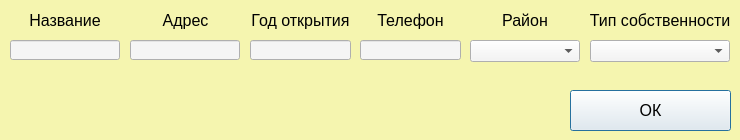
<?xml version="1.0" encoding="UTF-8"?>
<ui version="4.0">
 <class>Dialog</class>
 <widget class="QDialog" name="Dialog">
  <property name="geometry">
   <rect>
    <x>0</x>
    <y>0</y>
    <width>740</width>
    <height>140</height>
   </rect>
  </property>
  <property name="windowTitle">
   <string>Dialog</string>
  </property>
  <property name="styleSheet">
   <string notr="true">background-color: rgb(245, 245, 175)</string>
  </property>
  <widget class="QLineEdit" name="print">
   <property name="geometry">
    <rect>
     <x>10</x>
     <y>40</y>
     <width>110</width>
     <height>20</height>
    </rect>
   </property>
   <property name="styleSheet">
    <string notr="true">font-size: 16px;
font: &quot;Yu Gothic UI Semibold&quot;;
background-color: rgb(245, 245, 245)</string>
   </property>
   <property name="text">
    <string/>
   </property>
  </widget>
  <widget class="QLabel" name="label_3">
   <property name="geometry">
    <rect>
     <x>10</x>
     <y>10</y>
     <width>110</width>
     <height>20</height>
    </rect>
   </property>
   <property name="styleSheet">
    <string notr="true">color: rgb(0, 0, 0);
font-size: 16px;
font: &quot;Arial Black&quot;;</string>
   </property>
   <property name="text">
    <string>Название</string>
   </property>
   <property name="alignment">
    <set>Qt::AlignCenter</set>
   </property>
  </widget>
  <widget class="QLabel" name="label_4">
   <property name="geometry">
    <rect>
     <x>250</x>
     <y>10</y>
     <width>101</width>
     <height>20</height>
    </rect>
   </property>
   <property name="styleSheet">
    <string notr="true">color: rgb(0, 0, 0);
font-size: 16px;
font: &quot;Arial Black&quot;;</string>
   </property>
   <property name="text">
    <string>Год открытия</string>
   </property>
   <property name="alignment">
    <set>Qt::AlignCenter</set>
   </property>
  </widget>
  <widget class="QLabel" name="label_5">
   <property name="geometry">
    <rect>
     <x>360</x>
     <y>10</y>
     <width>101</width>
     <height>20</height>
    </rect>
   </property>
   <property name="styleSheet">
    <string notr="true">color: rgb(0, 0, 0);
font-size: 16px;
font: &quot;Arial Black&quot;;</string>
   </property>
   <property name="text">
    <string>Телефон</string>
   </property>
   <property name="alignment">
    <set>Qt::AlignCenter</set>
   </property>
  </widget>
  <widget class="QLabel" name="label_6">
   <property name="geometry">
    <rect>
     <x>470</x>
     <y>10</y>
     <width>110</width>
     <height>20</height>
    </rect>
   </property>
   <property name="styleSheet">
    <string notr="true">color: rgb(0, 0, 0);
font-size: 16px;
font: &quot;Arial Black&quot;;</string>
   </property>
   <property name="text">
    <string>Район</string>
   </property>
   <property name="alignment">
    <set>Qt::AlignCenter</set>
   </property>
  </widget>
  <widget class="QLabel" name="label_7">
   <property name="geometry">
    <rect>
     <x>590</x>
     <y>10</y>
     <width>140</width>
     <height>20</height>
    </rect>
   </property>
   <property name="styleSheet">
    <string notr="true">color: rgb(0, 0, 0);
font-size: 16px;
font: &quot;Arial Black&quot;;</string>
   </property>
   <property name="text">
    <string>Тип собственности</string>
   </property>
   <property name="alignment">
    <set>Qt::AlignCenter</set>
   </property>
  </widget>
  <widget class="QPushButton" name="OKbutton">
   <property name="geometry">
    <rect>
     <x>570</x>
     <y>90</y>
     <width>161</width>
     <height>41</height>
    </rect>
   </property>
   <property name="styleSheet">
    <string notr="true">font-size: 16px;
font: &quot;Yu Gothic UI Semibold&quot;;
background-color: rgb(245, 245, 245)</string>
   </property>
   <property name="text">
    <string>ОК</string>
   </property>
  </widget>
  <widget class="QLabel" name="error">
   <property name="geometry">
    <rect>
     <x>10</x>
     <y>100</y>
     <width>541</width>
     <height>21</height>
    </rect>
   </property>
   <property name="styleSheet">
    <string notr="true">color: red;
font-size: 16px;
font: 16pt &quot;Franklin Gothic Demi&quot;;</string>
   </property>
   <property name="text">
    <string/>
   </property>
   <property name="alignment">
    <set>Qt::AlignCenter</set>
   </property>
  </widget>
  <widget class="QLineEdit" name="year_opened">
   <property name="geometry">
    <rect>
     <x>250</x>
     <y>40</y>
     <width>101</width>
     <height>20</height>
    </rect>
   </property>
   <property name="styleSheet">
    <string notr="true">font-size: 16px;
font: &quot;Yu Gothic UI Semibold&quot;;
background-color: rgb(245, 245, 245)</string>
   </property>
   <property name="text">
    <string/>
   </property>
  </widget>
  <widget class="QLineEdit" name="phone">
   <property name="geometry">
    <rect>
     <x>360</x>
     <y>40</y>
     <width>101</width>
     <height>20</height>
    </rect>
   </property>
   <property name="styleSheet">
    <string notr="true">font-size: 16px;
font: &quot;Yu Gothic UI Semibold&quot;;
background-color: rgb(245, 245, 245)</string>
   </property>
   <property name="text">
    <string/>
   </property>
  </widget>
  <widget class="QComboBox" name="dist">
   <property name="geometry">
    <rect>
     <x>470</x>
     <y>40</y>
     <width>110</width>
     <height>22</height>
    </rect>
   </property>
   <property name="styleSheet">
    <string notr="true">font-size: 16px;
font: &quot;Yu Gothic UI Semibold&quot;;
background-color: rgb(245, 245, 245)</string>
   </property>
  </widget>
  <widget class="QComboBox" name="prop">
   <property name="geometry">
    <rect>
     <x>590</x>
     <y>40</y>
     <width>140</width>
     <height>22</height>
    </rect>
   </property>
   <property name="styleSheet">
    <string notr="true">font-size: 16px;
font: &quot;Yu Gothic UI Semibold&quot;;
background-color: rgb(245, 245, 245)</string>
   </property>
  </widget>
  <widget class="QLineEdit" name="address">
   <property name="geometry">
    <rect>
     <x>130</x>
     <y>40</y>
     <width>110</width>
     <height>20</height>
    </rect>
   </property>
   <property name="styleSheet">
    <string notr="true">font-size: 16px;
font: &quot;Yu Gothic UI Semibold&quot;;
background-color: rgb(245, 245, 245)</string>
   </property>
   <property name="text">
    <string/>
   </property>
  </widget>
  <widget class="QLabel" name="label_8">
   <property name="geometry">
    <rect>
     <x>130</x>
     <y>10</y>
     <width>111</width>
     <height>20</height>
    </rect>
   </property>
   <property name="styleSheet">
    <string notr="true">color: rgb(0, 0, 0);
font-size: 16px;
font: &quot;Arial Black&quot;;</string>
   </property>
   <property name="text">
    <string>Адрес</string>
   </property>
   <property name="alignment">
    <set>Qt::AlignCenter</set>
   </property>
  </widget>
 </widget>
 <resources/>
 <connections/>
</ui>
